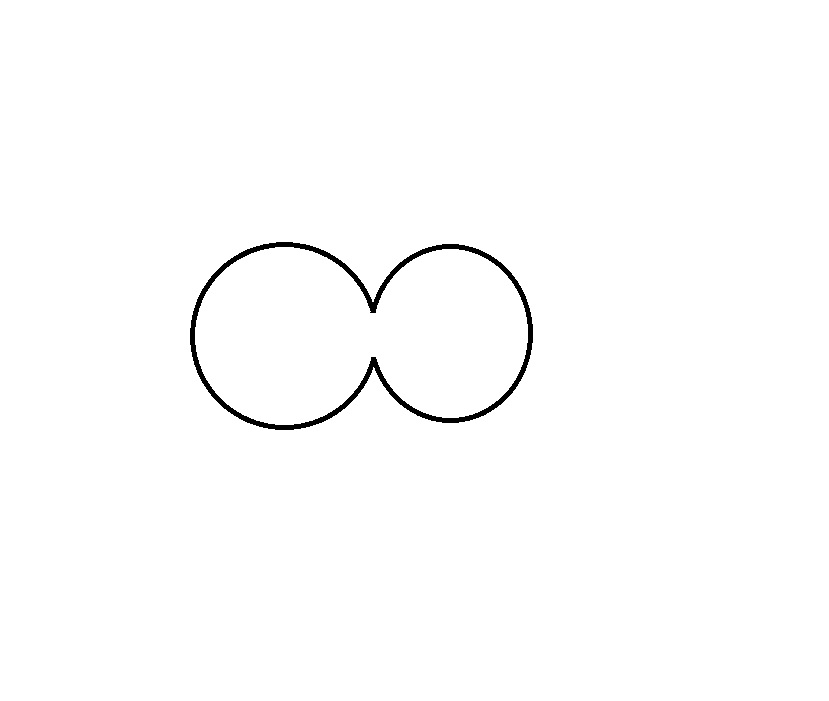
#> input picture floodFillTest/empty3.jpg, 829 x 701 px
$ python Flood.py
#> lines starting #> are read from the running program, lines starting #| are printed output that depends on the picture; after the words box and inside, x2 and y2 are one past the last pixel; in counts of white or black regions, pixels touching at a corner belong together
import numpy as np
import cv2
import time

class Fill:
    def __init__(self, img, seed):
        visitedX = []
        visitedY = []
        fillList = []
        # xCheck = [0, 0, 1, 1, 1, 0, -1, -1, -1]
        # yCheck = [0, 1, 1, 0, -1, -1, -1, 0, 1]
        xCheck = [0, 0, 1, 0, -1]
        yCheck = [0, 1, 0, -1, 0]
        xPos = seed[0]
        yPos = seed[1]
        fillList.append([xPos, yPos])
        # self.testSeed(img, seed)
        black = 127
        white = 255
        count = 0
        # while len(fillList) > 0:
        while count < 5000:
            # print(fillList)
            currentPos = fillList.pop(0)
            xPos = currentPos[0]
            yPos = currentPos[1]
            # [4 lines of commented-out code are left out]
            if img[currentPos[0]][currentPos[1]] == white:
                img[currentPos[0]][currentPos[1]] = black
                for i in range(1, len(xCheck)):
                    xPos = xPos + xCheck[i]
                    yPos = yPos + yCheck[i]
                    if (xPos >= 0) and (yPos >= 0) and (xPos < len(img)) and (yPos < len(img[0])):
                        # print("positions being added = [", xPos, ", ", yPos, "]")
                        fillList.append([xPos, yPos])
                    xPos = xPos - xCheck[i]
                    yPos = yPos - yCheck[i]
            count += 1
        cv2.circle(img, (seed[1], seed[0]), 2, (0, 0, 0), 1)
        cv2.imshow("image", img)

    def testSeed(self, frame, orgin):
        cv2.circle(frame, (orgin[0], orgin[1]), 2, (0, 0, 0), 1)

filename = "floodFillTest/empty3.jpg"
# filename = "findImagesFolder/opencv_frame_0.png"
seedLoc = [400, 325]
sourceImage = cv2.imread(filename)
#> sourceImage is the input picture: shape (701, 829, 3); min 0, max 255, mean 252.8
sourceImageGray = cv2.cvtColor(sourceImage, cv2.COLOR_RGB2GRAY)
_, sourceImageBW = cv2.threshold(sourceImageGray, 127, 255, cv2.THRESH_BINARY)
#> sourceImageBW: shape (701, 829); 99.1% white; 1 black region, box (x1, y1, x2, y2) and area: (190, 242, 533, 430) 4979

Fill(sourceImageBW, seedLoc)
#> after the loop in __init__, `while count < 5000:`: count = 5000; fillList = 281 pairs, first value 371 to 419, second value 296 to 350
#> in __init__, `cv2.circle(img, (seed[1], seed[0]), 2, (0, 0, 0), 1)`:
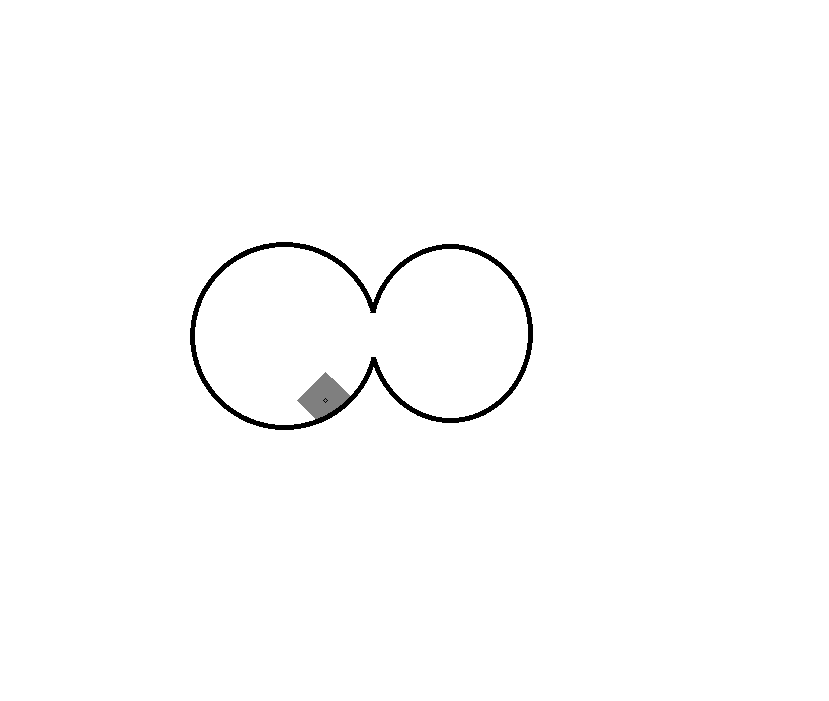
#> img: shape (701, 829); min 0, max 255, mean 252.5
cv2.waitKey(0)
cv2.destroyAllWindows()

$ run again, with floodFillTest/empty1.jpg copied over floodFillTest/empty3.jpg
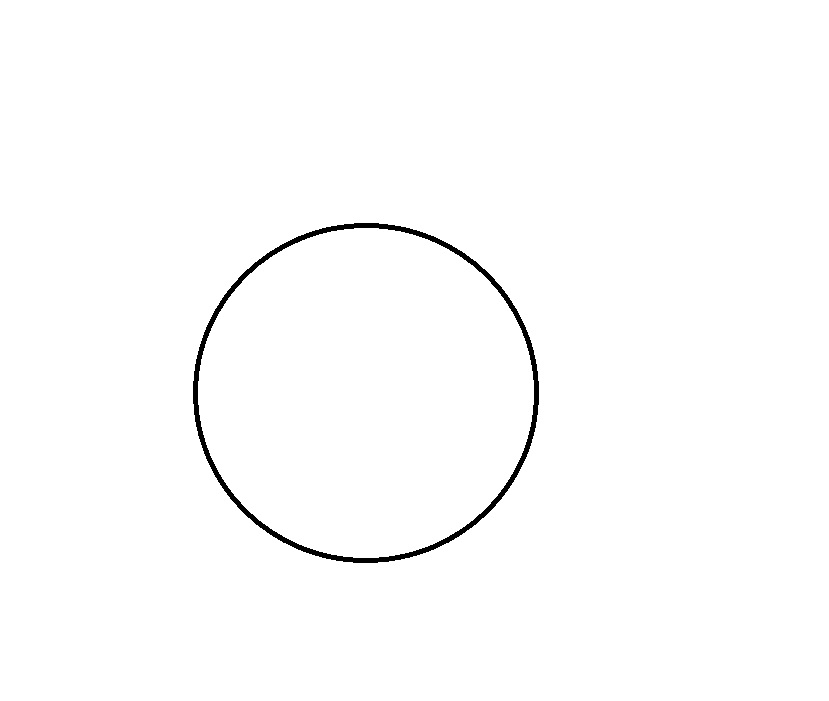
#> input picture floodFillTest/empty1.jpg, 829 x 701 px
#> sourceImage is the input picture: shape (701, 829, 3); min 0, max 255, mean 252.7
#> sourceImageBW: shape (701, 829); 99.1% white; 1 black region, box (x1, y1, x2, y2) and area: (193, 223, 539, 563) 5288
#> after the loop in __init__, `while count < 5000:`: count = 5000; fillList = 405 pairs, first value 374 to 426, second value 299 to 352
#> in __init__, `cv2.circle(img, (seed[1], seed[0]), 2, (0, 0, 0), 1)`:
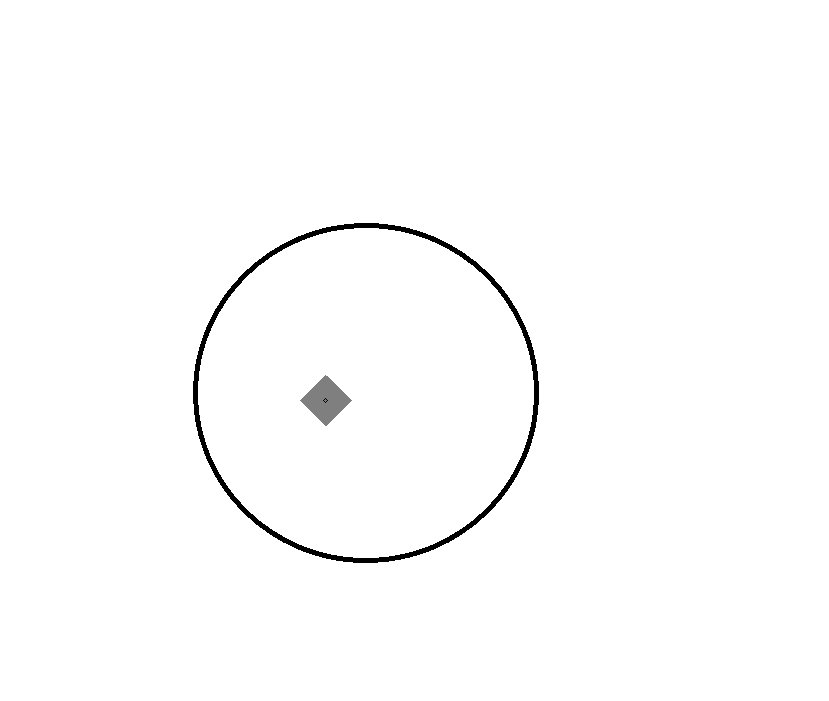
#> img: shape (701, 829); min 0, max 255, mean 252.4

$ run again, with floodFillTest/empty2.jpg copied over floodFillTest/empty3.jpg
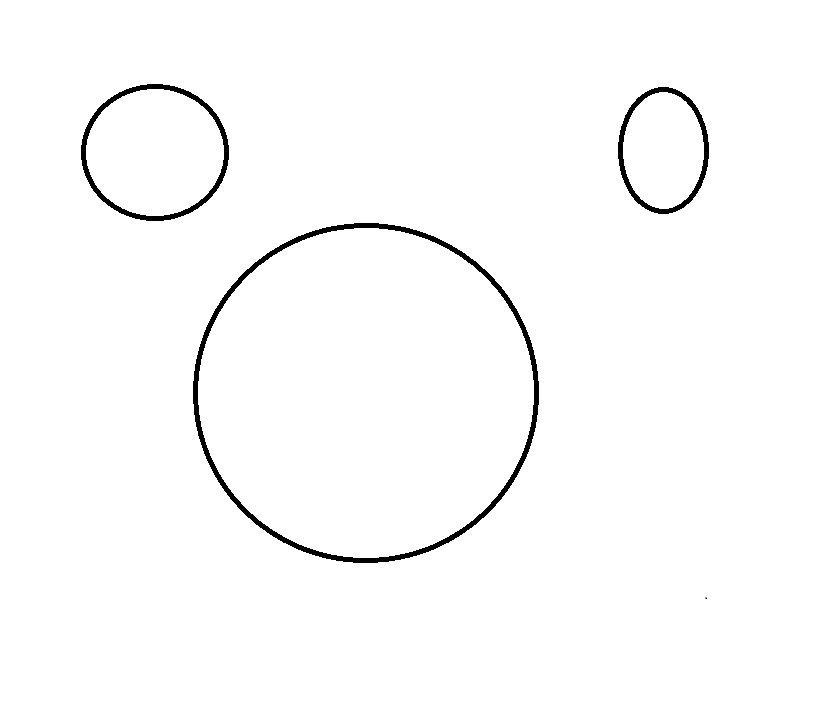
#> input picture floodFillTest/empty2.jpg, 829 x 701 px
#> sourceImage is the input picture: shape (701, 829, 3); min 0, max 255, mean 251
#> sourceImageBW: shape (701, 829); 98.4% white; 4 black regions (1 under 20 px), largest, box (x1, y1, x2, y2) and area: (193, 223, 539, 563) 5288, (81, 84, 229, 221) 2145, (618, 87, 709, 214) 1648
#> after the loop in __init__, `while count < 5000:`: count = 5000; fillList = 405 pairs, first value 374 to 426, second value 299 to 352
#> in __init__, `cv2.circle(img, (seed[1], seed[0]), 2, (0, 0, 0), 1)`:
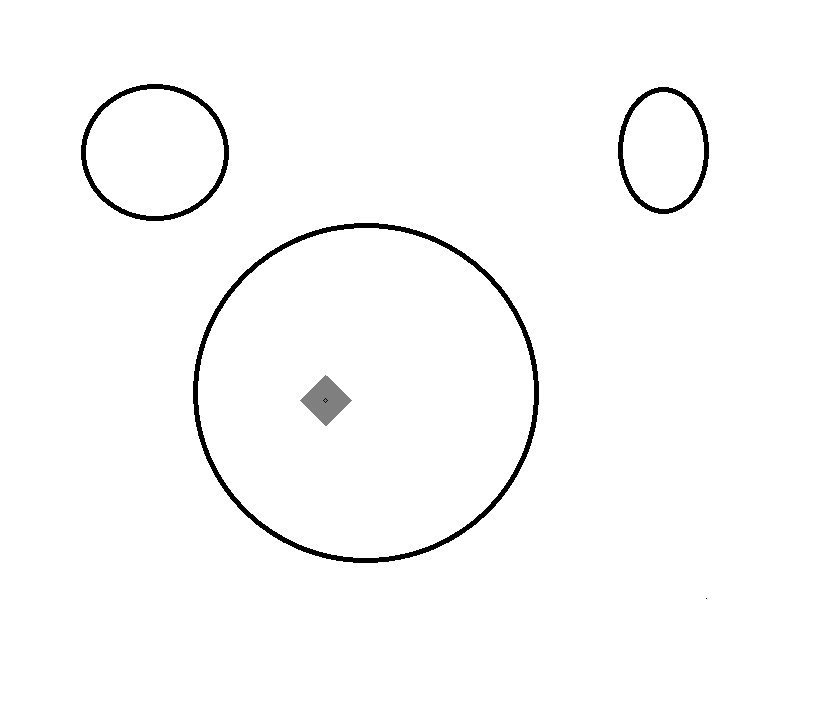
#> img: shape (701, 829); min 0, max 255, mean 250.7
